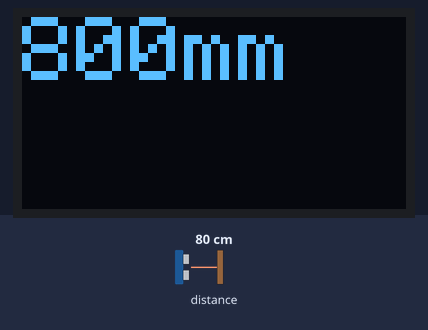
The sketch below on a simulated Arduino Uno, built with avr-gcc and run on an emulated ATmega328P. Shown: 128×64 one-colour display. Inputs (shaded band) come from the test bench; at power-on: distance to the obstacle 80 cm. What the sketch prints to the serial monitor is not drawn.

Above: at 3.3 s.
3.4 s: distance to the obstacle set to 2 cm
At 3.8 s:
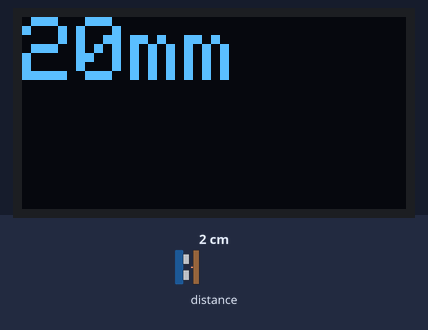
5.0 s: distance to the obstacle set to 4 cm
At 5.7 s:
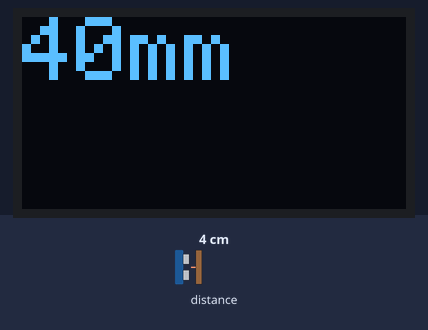
6.6 s: distance to the obstacle set to 9 cm
At 7.0 s:
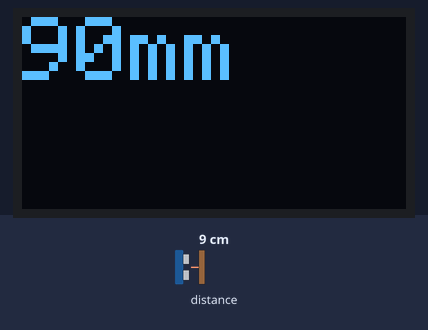
Timing chart, 0 to 9.6 s (numbered marks = the images above; inputs shaded):
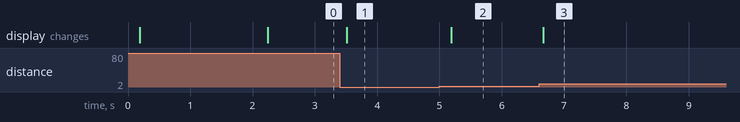

Measured:
- after the input at 3.4 s, the display: changes after 0.11 s (image 1)
- after the input at 5.0 s, the display: changes after 0.19 s (image 2)
- after the input at 6.6 s, the display: changes after 0.06 s (image 3)

The sketch:

OLED_VL53L0X_RTC_TEST.ino
```cpp
/*
   Autor: Edgar Cano
   Rev: 10/04/2024
 * Note:   Se utilizo la librería  <VL53L0X.h> en vez de "Adafruit_VL53L0X.h"
 *            por conflicto detectado con la libreria <Adafruit_SSD1306.h>, ya que
 *            no se visualiza nada en la OLED.
 */
#include <Adafruit_GFX.h>
#include <Adafruit_SSD1306.h>
#include <Wire.h>
#include "RTClib.h"
#include <VL53L0X.h>

#define SCREEN_WIDTH  128
#define SCREEN_HEIGHT  64
//#define OLED_RESET      4
#define OLED_RESET LED_BUILTIN

Adafruit_SSD1306 oled(128, 64);  // declara la resolucion del display
VL53L0X sensor;
RTC_DS3231 rtc;

char daysOfTheWeek[7][12] = {"Sunday", "Monday", "Tuesday", "Wednesday", "Thursday", "Friday", "Saturday"};

void setup(){
  Serial.begin(9600);
  Wire.begin();
  sensor.setTimeout(500);
  if (!sensor.init())  {
    Serial.println("Failed to detect and initialize sensor!");
    while (1) {}
  }
  // Start continuous back-to-back mode (take readings as
  // fast as possible).  To use continuous timed mode
  // instead, provide a desired inter-measurement period in
  // ms (e.g. sensor.startContinuous(100)).
  sensor.startContinuous();
  delay(100);  // se da una espera de 100ms para que el display inicie correctamente
  oled.begin(SSD1306_SWITCHCAPVCC, 0x3C);  // inicia la comunicacion I2C con el display que tiene la direccion 0x3C
  oled.setRotation(0);  // se escoje la orientacion del display puede ser 0, 1, 2 o 3
  oled.setTextColor(WHITE);  // se le dice a la pantalla que el texto que se va a desplegar es en color blanco
  oled.clearDisplay();
  oled.display();

/* TEST OLED */
  oled.clearDisplay();
  oled.setTextColor(WHITE);
  oled.setTextSize(1);
  oled.setCursor(35,0);          //(width=128, high=64)
  oled.println("Test OLED");
  oled.setTextSize(2);
  oled.setCursor(30,18);        //(width=128, high=64)
  oled.println("SCREEN");
  oled.setTextSize(3);
  oled.setCursor(10,40);        //(width=128, high=64)
  oled.println("128x64");
  oled.display();
  delay(2000);

}

void loop(){
  int measure = sensor.readRangeContinuousMillimeters();

  if (sensor.timeoutOccurred()) { Serial.print(" TIMEOUT"); }
  Serial.println();

  if (measure != 4) {  // phase failures have incorrect data
    oled.clearDisplay();
    oled.setCursor(0,0);
    oled.print(measure);
    oled.print("mm");
    oled.display();
    Serial.println();
    delay(50);
    Serial.print("Distance (mm): ");
    Serial.print(measure);
  } else {
    Serial.println(" out of range ");
    oled.display();
    oled.clearDisplay();
    return;
  }
  delay(100);
}
```
